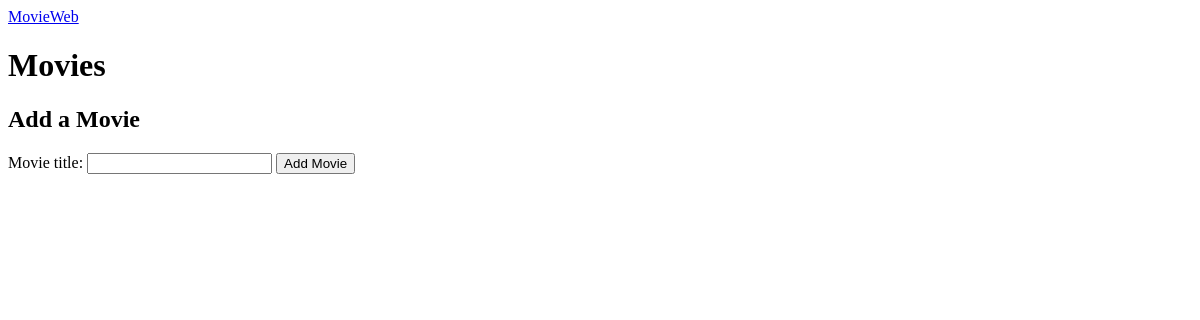
Page /users/1/movies on the earlier database version.
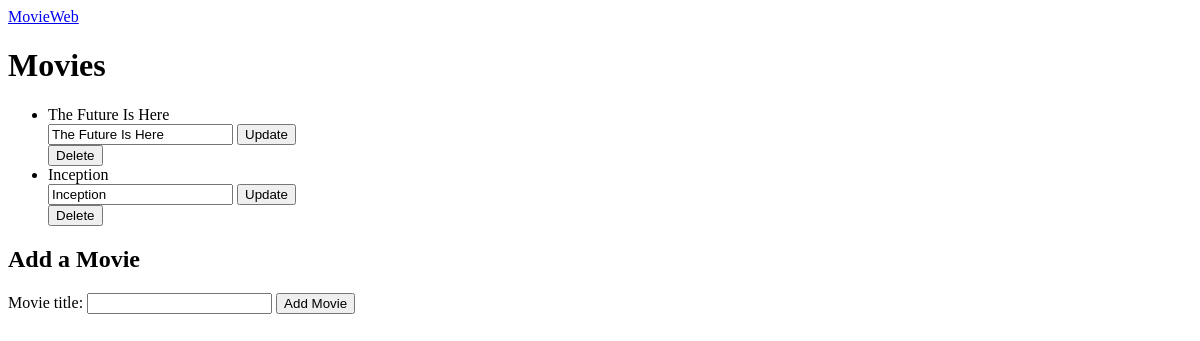
Same page on the later database version.
### models.py (models this page shows)
class Movie(db.Model):
    id: Mapped[int] = mapped_column(primary_key=True)
    name: Mapped[str] = mapped_column(nullable=False)
    director: Mapped[str] = mapped_column(nullable=False)
    year: Mapped[int] = mapped_column(nullable=False)
    poster_url: Mapped[str] = mapped_column(nullable=False)
    user_id: Mapped[int] = mapped_column(
        db.ForeignKey("user.id"),
        nullable=False
    )

### app.py (the view)
@app.route("/users/<int:user_id>/movies", methods=["GET"])
def get_movies(user_id):
    movies = data_manager.get_movies(user_id)
    return render_template(
        "movies.html",
        movies=movies,
        user_id=user_id
    )

### data_manager.py (called while the page is built)
    def get_movies(self, user_id):
        return db.session.execute(
            db.select(Movie).where(Movie.user_id == user_id)
        ).scalars().all()

### templates/movies.html
{% extends "base.html" %}
{% block content %}
<h1>Movies</h1>
<ul>
    {% for movie in movies %}
    <li>
        {{ movie.name }}
        <form
            action="{{ url_for('update_movie', user_id=movie.user_id, movie_id=movie.id) }}"
            method="post"
        >
            <input type="text" name="title" value="{{ movie.name }}" required>
            <button type="submit">Update</button>
        </form>
        <form
            action="{{ url_for('delete_movie', user_id=movie.user_id, movie_id=movie.id) }}"
            method="post"
        >
            <button type="submit">Delete</button>
        </form>
    </li>
    {% endfor %}
</ul>
<h2>Add a Movie</h2>
<form action="{{ url_for('add_movie', user_id=user_id) }}" method="post">
    <label for="title">Movie title:</label>
    <input type="text" id="title" name="title" required>
    <button type="submit">Add Movie</button>
</form>
{% endblock %}

### templates/base.html (shortened to what this page needs)
<!DOCTYPE html>
<html lang="en">
<head>
    <link rel="stylesheet" href="{{ url_for('static', filename='style.css') }}">
</head>
<body>
    <header>
        <nav>
            <a href="{{ url_for('index') }}">MovieWeb</a>
        </nav>
    </header>
    <main class="container">
        {% block content %}{% endblock %}
    </main>
</body>
</html>

Differences in the rows shown:
added Movie: name "The Future Is Here", title "The Future Is Here"
added Movie: name "Inception", title "Inception"
